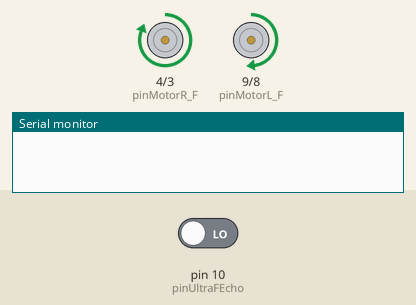
Simulated run of this sketch. Board: Arduino Uno, built with avr-gcc and run on an emulated ATmega328P. Parts: motor-driver pin pairs drawn as motors (green arrow = first pin HIGH = forward, orange = second pin HIGH = backward, longer = more drive), the last lines printed to the serial monitor. The test bench sets the inputs (shaded band); at power-on: pin 10 (pinUltraFEcho) LOW.

Above: at 0.5 s.
At 1.2 s:
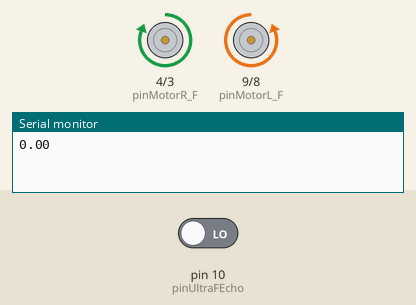
At 2.0 s:
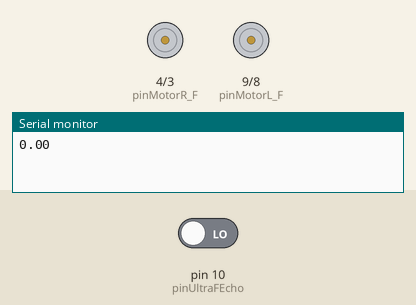
Timing chart, 0 to 3.5 s (numbered marks = the images above):
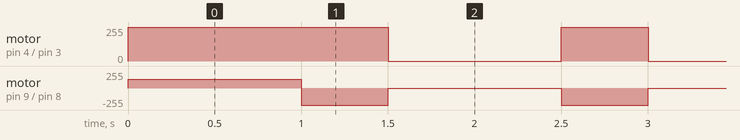

Measured:
- by itself, motor on pin 4 (pinMotorR_F) / pin 3 (pinMotorR_B): repeats every 1.5 s: stopped 1.0 s, forward 255/255 0.50 s
- by itself, motor on pin 9 (pinMotorL_F) / pin 8 (pinMotorL_B): repeats every 1.5 s: backward 255/255 0.50 s, stopped 1.0 s

The sketch:

vira_esquerda.ino
```cpp
//bibliotecas antes que eu esqueça

const int pinMotorR_F=4, // IN1
          pinMotorR_B=3, // IN2
          pinMotorL_F=9, // IN3
          pinMotorL_B=8, // IN4
          pinUltraFTrig=11,
          pinUltraFEcho=10,

          //pinUltraFTrig=13,
          //pinUltraFEcho=12,

          pinLdrR= A0,
          pinLdrL = A1; //pinos

const int pwmSpeed=130;
float duration, distance;  //variaveis do ultrassom


enum estados{
    Frente,
    RodandoR,
    RodandoL
};
estados estadoAtual= Frente;


void setup() {
  // put your setup code here, to run once:
  Serial.begin(9600);

  pinMode(pinMotorR_F, OUTPUT);
  pinMode(pinMotorR_B, OUTPUT);


  pinMode(pinMotorL_F, OUTPUT);
  pinMode(pinMotorL_B, OUTPUT);

  //pinMode(pinUltraTrig, OUTPUT);
  //pinMode(pinUltraEcho, INPUT); //pinagem
}

void loop() {
  // put your main code here, to run repeatedly:
  switch(estadoAtual) //proto FSM
  {
    case Frente:
      analogWrite(pinMotorR_F,pwmSpeed);
      analogWrite(pinMotorL_F,pwmSpeed);
      break;
    case RodandoR:
      analogWrite(pinMotorR_F,pwmSpeed);
      analogWrite(pinMotorR_B,0);
      analogWrite(pinMotorL_B,pwmSpeed);
      analogWrite(pinMotorL_F,0);
      delay(500);
      analogWrite(pinMotorR_F,0);
      analogWrite(pinMotorL_B,0);
      estadoAtual= Frente;
      break;
    case RodandoL:
      analogWrite(pinMotorL_F,pwmSpeed);
      analogWrite(pinMotorR_B,pwmSpeed);
      delay(500);
      analogWrite(pinMotorR_F,0);
      analogWrite(pinMotorL_B,0);
      estadoAtual= Frente;
      break;
  }

  	digitalWrite(pinUltraFTrig, LOW);
    delayMicroseconds(2);
    digitalWrite(pinUltraFTrig, HIGH);
    delayMicroseconds(10);
    digitalWrite(pinUltraFTrig, LOW);
    duration = pulseIn(pinUltraFEcho, HIGH);
    distance = (duration*.0343)/2;
    Serial.println(distance);
    estadoAtual = distance < 5 ? RodandoR: Frente; //vira pra direita se encontrar um obj a 5 cm de distancia

}
```
